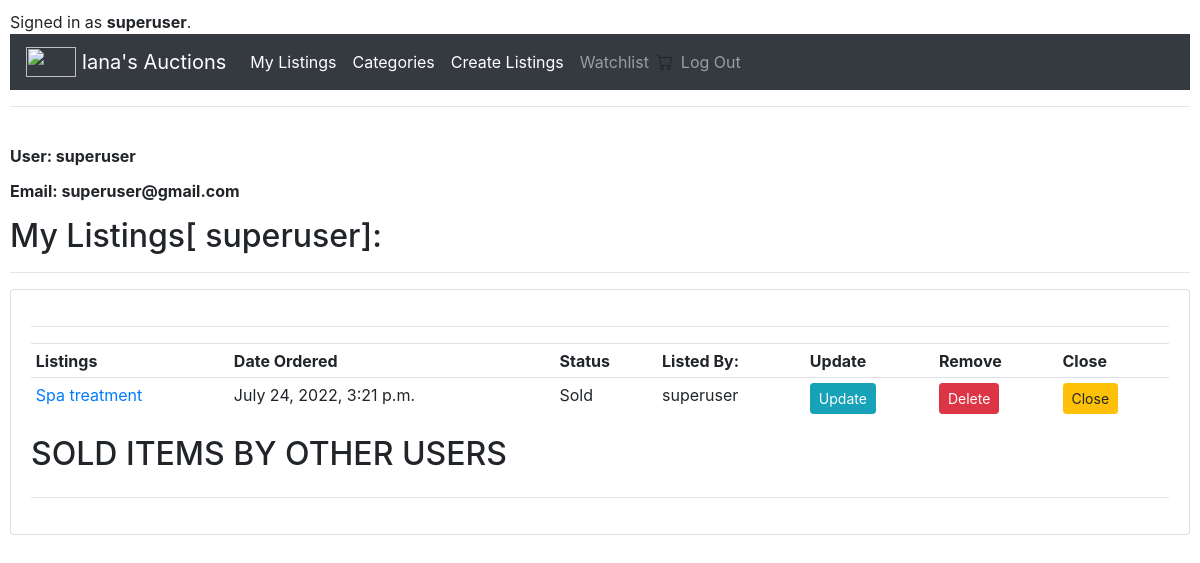
Screenshot of /listings (signed in) with the database file from the repository.
### auctions/models.py (models this page shows, shortened)
class User(AbstractUser):
    pass

class Listing(models.Model):
    title = models.CharField(max_length=64)
    listing_seller = models.ForeignKey(settings.AUTH_USER_MODEL, null=True, default=True, on_delete=models.CASCADE)
    CATEGORY = (
                ('No category', 'No category'),
                ('Home Furniture', 'Home Furniture'),
                ('Electronics', 'Electronics'),
                ('Health&Beauty', 'Health&Beauty'),
                ('Fashion', 'Fashion'),
                ('Food', 'Food'),
                ('Other', 'Other')
                )
    STATUS = (
            ('Sold', 'Sold'),
            ('Active', 'Active')
            )
    description = models.TextField(max_length=20000)
    comments = models.ManyToManyField('Comment', blank=True)
    starting_bid = models.IntegerField(blank=True, null=True)
    imageURL = models.URLField(max_length=3000, blank=True)
    category = models.CharField(max_length=200, choices=CATEGORY)
    status = models.CharField(max_length=200, choices=STATUS)
    posted_date = models.DateTimeField(auto_now_add=True, null=True, blank=True)

### auctions/views.py (the view)
# urls.py: path("listings", views.listings, name="listings"),
def listings(request):
    if not request.user.is_authenticated:
        return HttpResponseRedirect(reverse('login'))
    listings = Listing.objects.all()
    context = {
        'listings': listings,
        'listing': listing,
    }
    return render(request, "auctions/listings.html", context)

### auctions/templates/auctions/listings.html (shortened to what this page needs)
{% extends "auctions/layout.html" %}
{% load static %}
{% block body %}
<br>
     <h6 class="font-weight-bold">User: {{request.user.username}}</h6>
    <h6 class="font-weight-bold my-3">Email: {{request.user.email}}</h6>
        <h2>My Listings[ {{request.user.username}}]:</h2>
    <hr>
        <div class="card card-body">
            <hr>
            <table class="table table-sm">
                <tr>
                  <th >Listings </th>
                  <th >Date Ordered</th>
                  <th >Status</th>
                  <th >Listed By:</th>
                  <th >Update</th>
                  <th >Remove</th>
                  <th >Close</th>
                </tr>
                {% for i in listings %}
                    {% if i.listing_seller == user %}
                     <tr>
                        <td><a href="{% url 'listing' i.id %}">{{i.title}}</a></td>
                        <td>{{i.posted_date}}</td>
                        <td>{{i.status}}</td>
                         <td>{{i.listing_seller}}</td>
                         <td><a class="btn btn-primary btn-sm btn-info" href="{% url 'update_listing' i.id %}">Update</a></td>
                        <td><a class="btn btn-primary btn-sm btn-danger" href="{% url 'delete_listing' i.id %}">Delete</a></td>
                        <td><a class="btn btn-primary btn-sm btn-warning" href="{% url 'close_listing' i.id %}">Close</a></td>
                     </tr>
                 {% endif %}
                {% endfor %}
            </table>
<h2>SOLD ITEMS BY OTHER USERS</h2>
            <hr>
        </div>
{% endblock %}

### auctions/templates/auctions/layout.html (shortened to what this page needs)
{% load static %}
<!DOCTYPE html>
<html lang="en">
    <head>
        <link rel="stylesheet" href="https://stackpath.bootstrapcdn.com/bootstrap/4.4.1/css/bootstrap.min.css">
        <link type="text/css" rel="stylesheet" href="{% static 'auctions/styles.css' %}/">
    </head>
    <body>
        <div>
            {% if user.is_authenticated %}
                Signed in as <strong>{{ user.username }}</strong>.
            {% else %}
                Not signed in.
            {% endif %}
        </div>
        <nav class="navbar navbar-expand-lg navbar-dark bg-dark" >
            <a class="navbar-brand" href="{% url 'index' %}">
                <img src="{% static 'images/logo.png' %}" width="50" height="30" class="d-inline-block align-top" alt="">
            Iana's Auctions
            </a>
            <div class="collapse navbar-collapse" id="navbarSupportedContent">
        <ul class="navbar-nav mr-auto">
             <li class="nav-item active">
                <a class="nav-link" href="{% url 'listings' %}">My Listings</a>
            </li>
            <li class="nav-item active">
                <a class="nav-link" href="{% url 'categories'  %}">Categories</a>
            </li>
            <li class="nav-item active">
                <a class="nav-link" href="{% url 'create_listing'  %}">Create Listings</a>
            </li>
 {% if user.is_authenticated %}
            <li class="nav-item active">
                <div class="form-inline my-2 my-lg-0">
                <a class="nav-link" href="{% url 'watchlist' %}">Watchlist </a>
                </div>
            </li>
            <li class="nav-item">
                    <a class="nav-link" href="{% url 'logout' %}">Log Out</a>
                </li>
            {% endif %}
        </ul>
        </nav>
        <hr>
        {% block body %}
        {% endblock %}
    </body>
</html>

### auctions/static/auctions/styles.css (style rules this page uses)
body { padding: 10px; }

### rows the page displays
User: username "superuser", user.username "superuser", user.email "superuser@gmail.com"
Listing: title "Spa treatment", posted_date "July 24, 2022, 3:21 p.m.", status "Sold", listing_seller "superuser"
